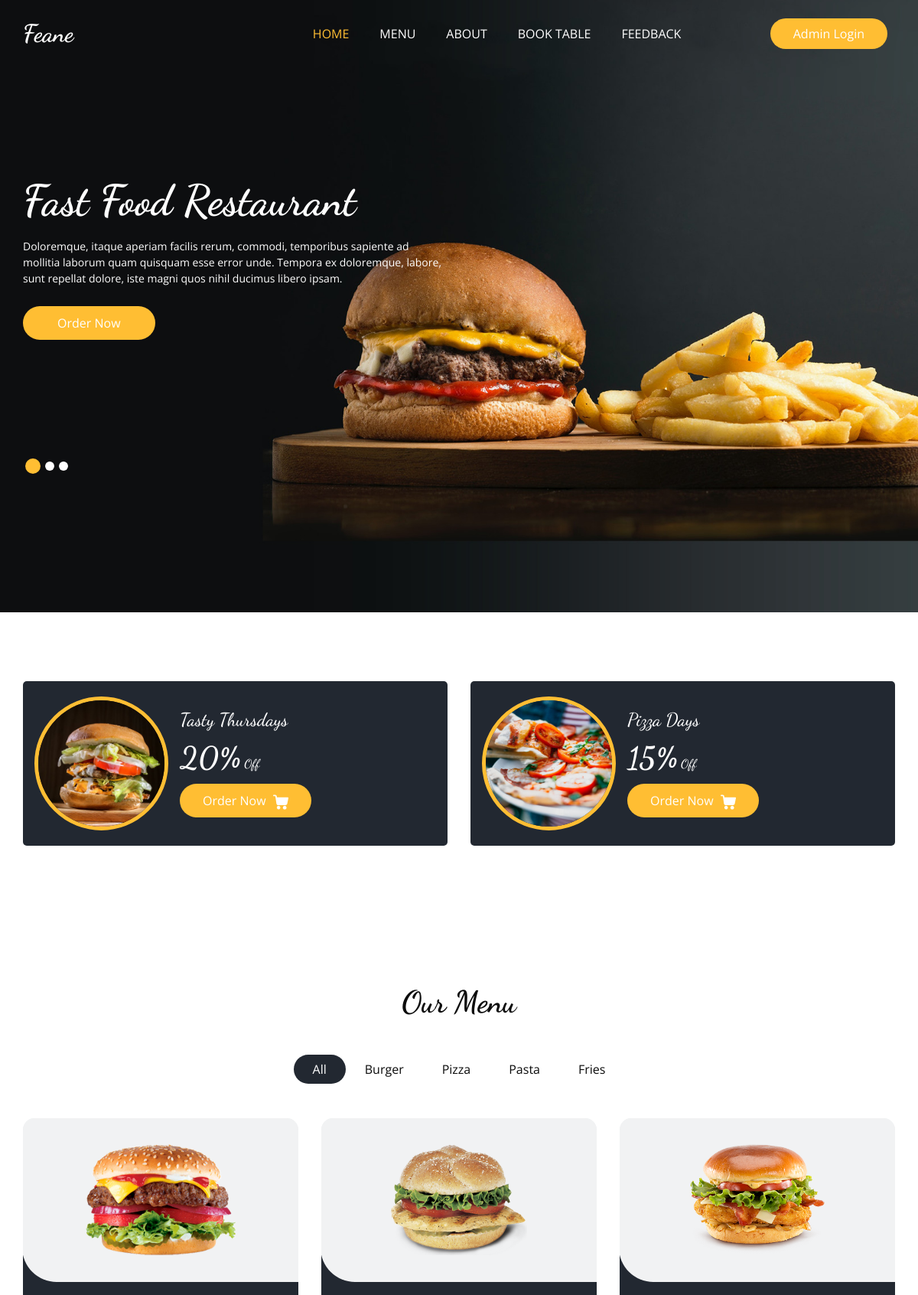
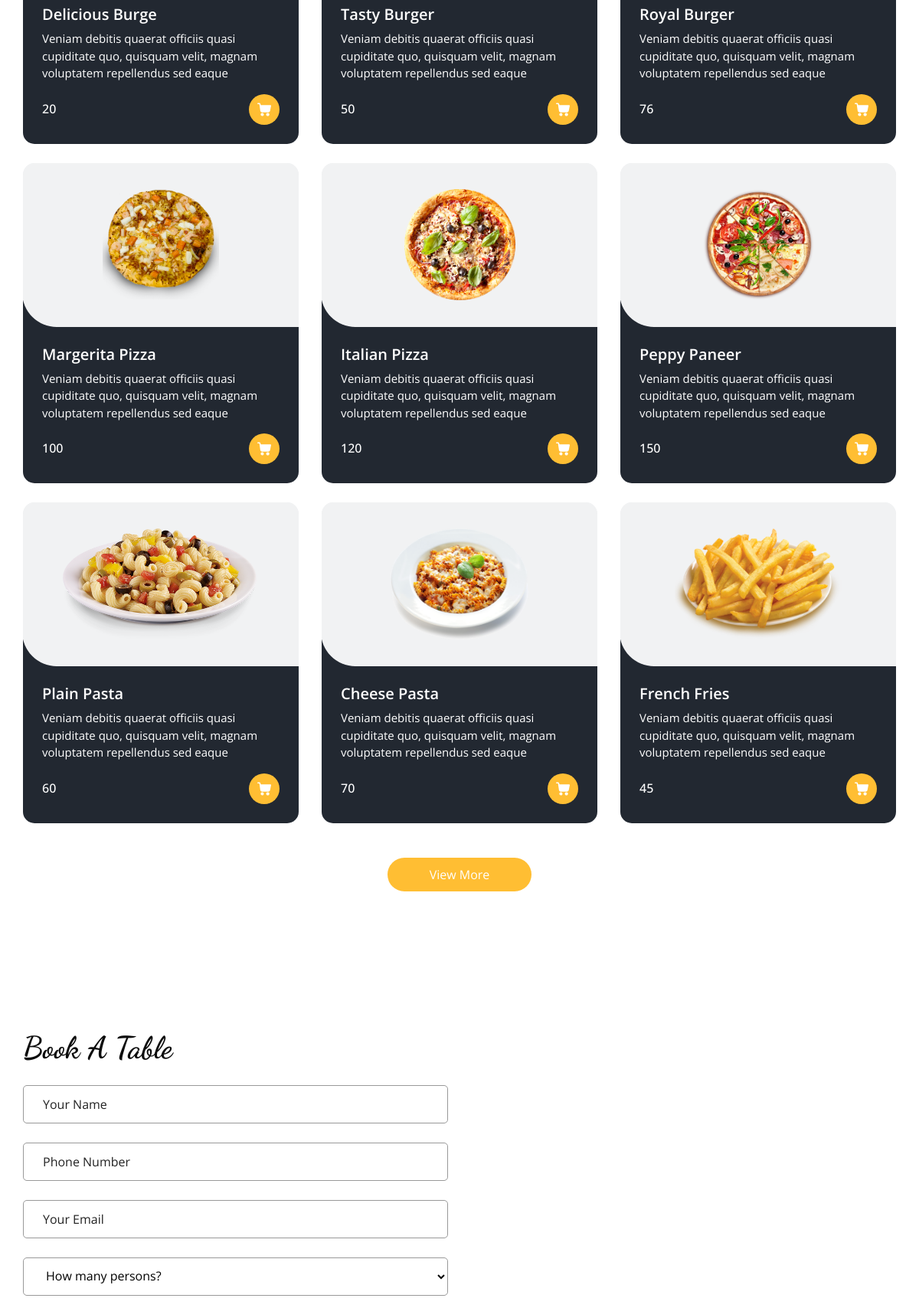
The page / (upper part) on the database its author committed (2 pictures, top to bottom).
### Base_App/models.py (models this page shows, shortened)
class ItemList(models.Model):
    Category_name = models.CharField(max_length=15)
    def __str__(self):
        return self.Category_name

class Items(models.Model):
    Item_name = models.CharField(max_length=15)
    description = models.TextField(blank=False)
    Price = models.IntegerField()
    Category = models.ForeignKey(ItemList,related_name='Name',on_delete=models.CASCADE)
    Image = models.ImageField(upload_to='Items/')

### Base_App/views.py (the view)
# urls.py: path('',HomeView,name="Home"),
def HomeView(request):
    items = Items.objects.all()
    list = ItemList.objects.all()
    review = Feedback.objects.all()
    return render(request,'home.html',{'items':items,'list':list,'review':review})

### Templates/home.html (shortened to what this page needs)
{% extends "base.html" %}
{% load static %}
{% block home_status %}active{% endblock home_status %}
{% block slider %}
    <section class="slider_section ">
      <div id="customCarousel1" class="carousel slide" data-ride="carousel">
        <div class="carousel-inner">
          <div class="carousel-item active">
            <div class="container ">
              <div class="row">
                <div class="col-md-7 col-lg-6 ">
                  <div class="detail-box">
                    <h1>
                      Fast Food Restaurant
                    </h1>
                    <p>
                      Doloremque, itaque aperiam facilis rerum, commodi, temporibus sapiente ad mollitia laborum quam quisquam esse error unde. Tempora ex doloremque, labore, sunt repellat dolore, iste magni quos nihil ducimus libero ipsam.
                    </p>
                    <div class="btn-box">
                      <a href="" class="btn1">
                        Order Now
                      </a>
                    </div>
                  </div>
                </div>
              </div>
            </div>
          </div>
        </div>
        <div class="container">
          <ol class="carousel-indicators">
            <li data-target="#customCarousel1" data-slide-to="0" class="active"></li>
            <li data-target="#customCarousel1" data-slide-to="1"></li>
            <li data-target="#customCarousel1" data-slide-to="2"></li>
          </ol>
        </div>
      </div>
    </section>
{% endblock slider %}
{% block main %}
  <section class="offer_section layout_padding-bottom">
    <div class="offer_container">
      <div class="container ">
        <div class="row">
          <div class="col-md-6  ">
            <div class="box ">
              <div class="img-box">
                <img src="{% static 'images/o1.jpg' %}" alt="">
              </div>
              <div class="detail-box">
                <h5>
                  Tasty Thursdays
                </h5>
                <h6>
                  <span>20%</span> Off
                </h6>
                <a href="">
                  Order Now
                </a>
              </div>
            </div>
          </div>
          <div class="col-md-6  ">
            <div class="box ">
              <div class="img-box">
                <img src="{% static 'images/o2.jpg' %}" alt="">
              </div>
              <div class="detail-box">
                <h5>
                  Pizza Days
                </h5>
                <h6>
                  <span>15%</span> Off
                </h6>
                <a href="">
                  Order Now
                </a>
              </div>
            </div>
          </div>
        </div>
      </div>
    </div>
  </section>
  <section class="food_section layout_padding">
    <div class="container">
      <div class="heading_container heading_center">
        <h2>
          Our Menu
        </h2>
      </div>
      <ul class="filters_menu">
        <li class="active" data-filter="*">All</li>
        {% for i in list %}
        <li data-filter=".{{i.Category_name}}">{{i.Category_name}}</li>
        {% endfor %}
      </ul>
      <div class="filters-content">
        <div class="row grid">
          {% for j in items %}
          <div class="col-sm-6 col-lg-4 all {{j.Category}}">
            <div class="box">
              <div>
                <div class="img-box">
                  <img src="media/{{j.Image}}" alt="">
                </div>
                <div class="detail-box">
                  <h5>
                    {{j.Item_name}}
                  </h5>
                  <p>
                    {{j.description}}
                  </p>
                  <div class="options">
                    <h6>
                     {{j.Price}}
                    </h6>
                    <a href="">
                    </a>
                  </div>
                </div>
              </div>
            </div>
          </div>
            {% endfor %}
        </div>
      </div>
      <div class="btn-box">
        <a href="">
          View More
        </a>
      </div>
    </div>
  </section>
  <section class="book_section layout_padding">
    <div class="container">
      <div class="heading_container">
        <h2>
          Book A Table
        </h2>
      </div>
      <div class="row">
        <div class="col-md-6">
          <div class="form_container">
            <form action="{% url 'Book_Table' %}" method='POST'>{% csrf_token %}
              <div>
                <input type="text" class="form-control" name="user_name" required placeholder="Your Name" />
              </div>
              <div>
                <input type="text" class="form-control" required name="phone_number" placeholder="Phone Number" />
              </div>
              <div>
                <input type="email" class="form-control" name="user_email" placeholder="Your Email" />
              </div>
              <div>
                <select class="form-control nice-select wide" required name="total_person">
                  <option value="" disabled selected>
                    How many persons?
                  </option>
                </select>
              </div>
            </form>
          </div>
        </div>
        <div class="col-md-6">
          <div class="map_container ">
            <div id="googleMap"></div>
          </div>
        </div>
      </div>
    </div>
  </section>
{% endblock main %}

### Static/css/responsive.css (style rules this page uses)
@media (min-width: 1200px) { .container { max-width: 1170px; } }

### rows shown on the page
ItemList: Category_name "Burger"
ItemList: Category_name "Pizza"
ItemList: Category_name "Pasta"
ItemList: Category_name "Fries"
Items: Image (picture), Item_name "Delicious Burge", description "Veniam debitis quaerat officiis quasi cupiditate quo, quisquam velit, magnam voluptatem repellendus sed eaque", Price "20"
Items: Image (picture), Item_name "Tasty Burger", description "Veniam debitis quaerat officiis quasi cupiditate quo, quisquam velit, magnam voluptatem repellendus sed eaque", Price "50"
Items: Image (picture), Item_name "Royal Burger", description "Veniam debitis quaerat officiis quasi cupiditate quo, quisquam velit, magnam voluptatem repellendus sed eaque", Price "76"
Items: Image (picture), Item_name "Margerita Pizza", description "Veniam debitis quaerat officiis quasi cupiditate quo, quisquam velit, magnam voluptatem repellendus sed eaque", Price "100"
Items: Image (picture), Item_name "Italian Pizza", description "Veniam debitis quaerat officiis quasi cupiditate quo, quisquam velit, magnam voluptatem repellendus sed eaque", Price "120"
Items: Image (picture), Item_name "Peppy Paneer", description "Veniam debitis quaerat officiis quasi cupiditate quo, quisquam velit, magnam voluptatem repellendus sed eaque", Price "150"
Items: Image (picture), Item_name "Plain Pasta", description "Veniam debitis quaerat officiis quasi cupiditate quo, quisquam velit, magnam voluptatem repellendus sed eaque", Price "60"
Items: Image (picture), Item_name "Cheese Pasta", description "Veniam debitis quaerat officiis quasi cupiditate quo, quisquam velit, magnam voluptatem repellendus sed eaque", Price "70"
Items: Image (picture), Item_name "French Fries", description "Veniam debitis quaerat officiis quasi cupiditate quo, quisquam velit, magnam voluptatem repellendus sed eaque", Price "45"
